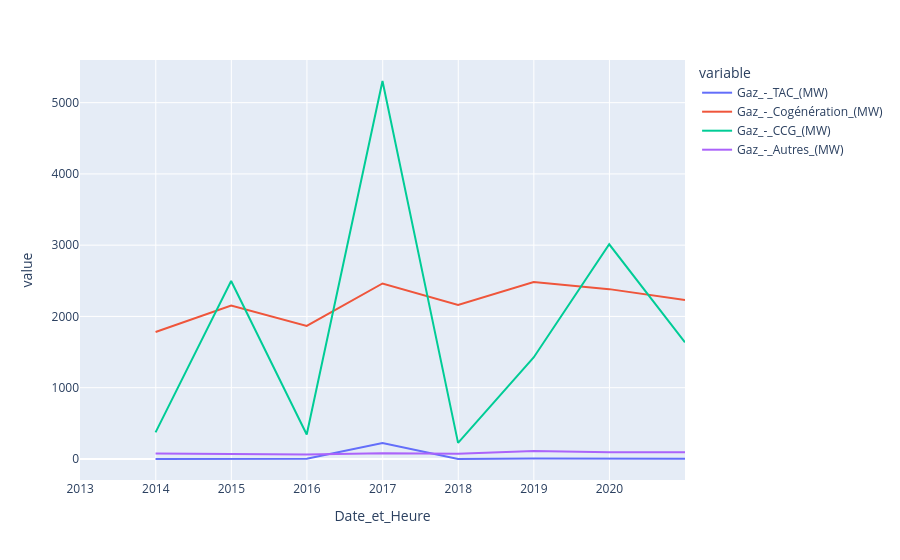

Source (notebook cell):
### Code cell
df_gaz_detail.plot()

### Figure 1 — Plotly figure (JSON) as saved in the notebook; plotly's stock layout.template omitted (floating-point values rounded to 4 significant figures)
{"data": [{"hovertemplate": "variable=Gaz_-_TAC_(MW)<br>Date_et_Heure=%{x}<br>value=%{y}<extra></extra>", "legendgroup": "Gaz_-_TAC_(MW)", "line": {"color": "#636efa", "dash": "solid"}, "marker": {"symbol": "circle"}, "mode": "lines", "name": "Gaz_-_TAC_(MW)", "orientation": "v", "showlegend": true, "type": "scatter", "x": ["2012-12-31T00:00:00.000000000", "2013-12-31T00:00:00.000000000", "2014-12-31T00:00:00.000000000", "2015-12-31T00:00:00.000000000", "2016-12-31T00:00:00.000000000", "2017-12-31T00:00:00.000000000", "2018-12-31T00:00:00.000000000", "2019-12-31T00:00:00.000000000", "2020-12-31T00:00:00.000000000"], "xaxis": "x", "y": [NaN, -1.0, 3.0, 3.0, 222.0, -1.0, 5.0, 4.0, 4.0], "yaxis": "y"}, {"hovertemplate": "variable=Gaz_-_Cogénération_(MW)<br>Date_et_Heure=%{x}<br>value=%{y}<extra></extra>", "legendgroup": "Gaz_-_Cogénération_(MW)", "line": {"color": "#EF553B", "dash": "solid"}, "marker": {"symbol": "circle"}, "mode": "lines", "name": "Gaz_-_Cogénération_(MW)", "orientation": "v", "showlegend": true, "type": "scatter", "x": ["2012-12-31T00:00:00.000000000", "2013-12-31T00:00:00.000000000", "2014-12-31T00:00:00.000000000", "2015-12-31T00:00:00.000000000", "2016-12-31T00:00:00.000000000", "2017-12-31T00:00:00.000000000", "2018-12-31T00:00:00.000000000", "2019-12-31T00:00:00.000000000", "2020-12-31T00:00:00.000000000"], "xaxis": "x", "y": [NaN, 1782.0, 2154.0, 1867.0, 2462.0, 2161.0, 2482.0, 2383.0, 2232.0], "yaxis": "y"}, {"hovertemplate": "variable=Gaz_-_CCG_(MW)<br>Date_et_Heure=%{x}<br>value=%{y}<extra></extra>", "legendgroup": "Gaz_-_CCG_(MW)", "line": {"color": "#00cc96", "dash": "solid"}, "marker": {"symbol": "circle"}, "mode": "lines", "name": "Gaz_-_CCG_(MW)", "orientation": "v", "showlegend": true, "type": "scatter", "x": ["2012-12-31T00:00:00.000000000", "2013-12-31T00:00:00.000000000", "2014-12-31T00:00:00.000000000", "2015-12-31T00:00:00.000000000", "2016-12-31T00:00:00.000000000", "2017-12-31T00:00:00.000000000", "2018-12-31T00:00:00.000000000", "2019-12-31T00:00:00.000000000", "2020-12-31T00:00:00.000000000"], "xaxis": "x", "y": [NaN, 373.0, 2498.0, 342.0, 5304.0, 225.0, 1424.0, 3012.0, 1637.0], "yaxis": "y"}, {"hovertemplate": "variable=Gaz_-_Autres_(MW)<br>Date_et_Heure=%{x}<br>value=%{y}<extra></extra>", "legendgroup": "Gaz_-_Autres_(MW)", "line": {"color": "#ab63fa", "dash": "solid"}, "marker": {"symbol": "circle"}, "mode": "lines", "name": "Gaz_-_Autres_(MW)", "orientation": "v", "showlegend": true, "type": "scatter", "x": ["2012-12-31T00:00:00.000000000", "2013-12-31T00:00:00.000000000", "2014-12-31T00:00:00.000000000", "2015-12-31T00:00:00.000000000", "2016-12-31T00:00:00.000000000", "2017-12-31T00:00:00.000000000", "2018-12-31T00:00:00.000000000", "2019-12-31T00:00:00.000000000", "2020-12-31T00:00:00.000000000"], "xaxis": "x", "y": [NaN, 76.0, 66.0, 63.0, 81.0, 71.0, 113.0, 95.0, 93.0], "yaxis": "y"}], "layout": {"legend": {"title": {"text": "variable"}, "tracegroupgap": 0}, "margin": {"t": 60}, "xaxis": {"anchor": "y", "domain": [0, 1], "title": {"text": "Date_et_Heure"}}, "yaxis": {"anchor": "x", "domain": [0, 1], "title": {"text": "value"}}}}
